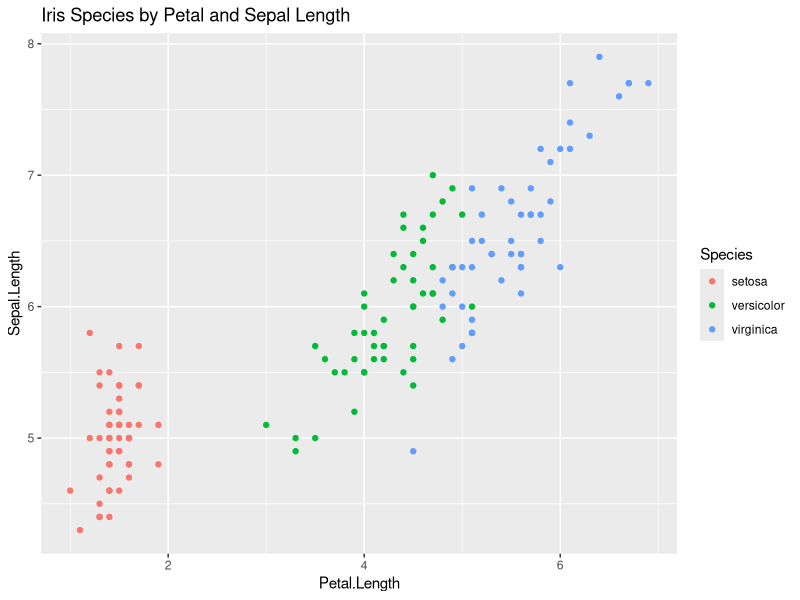

Write the R code that produced this figure.
## ---- chunk 1
knitr::opts_chunk$set(echo = FALSE)
## ---- chunk 2
library('datasets')
library('ggplot2')
data(iris)
head(iris)
## ---- chunk 3
ggplot(iris, aes(x = Petal.Length, y = Sepal.Length, colour = Species)) + 
  geom_point() +
  ggtitle('Iris Species by Petal and Sepal Length')
